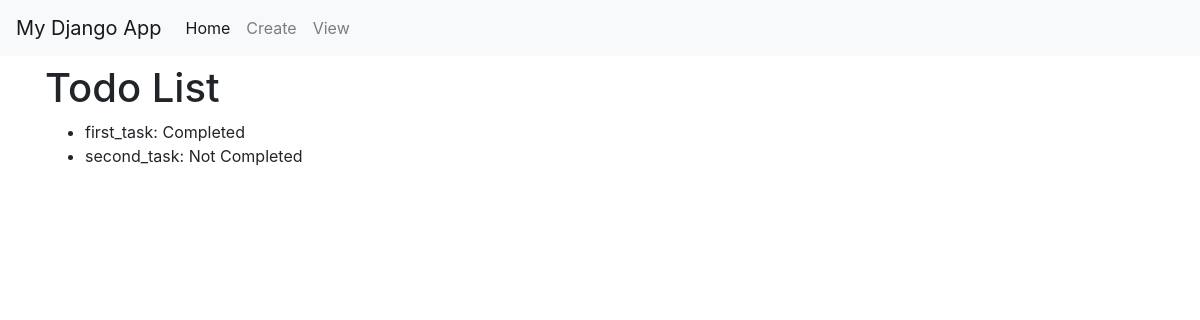
/todos/, run on an earlier commit of the app's database.
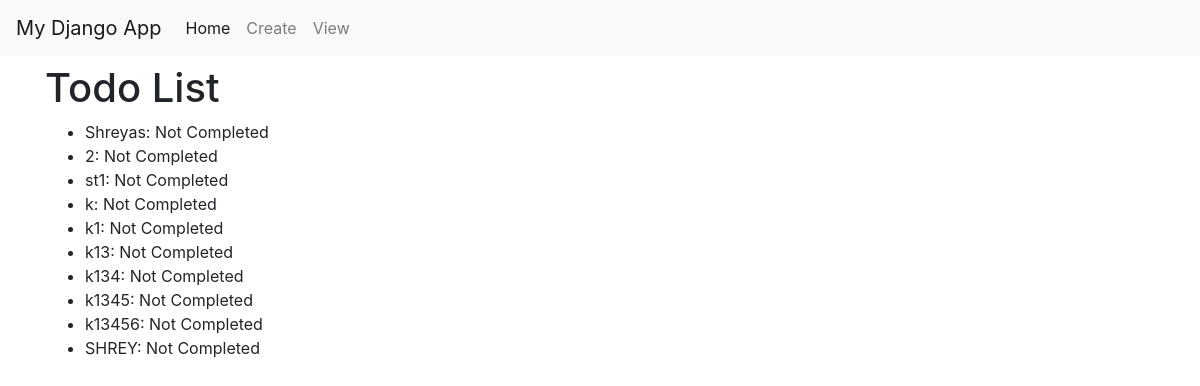
And on a later commit of the database.
### myapp/models.py (models this page shows, shortened)
class TodoItem(models.Model):
    title = models.CharField(max_length=200)
    completed = models.BooleanField(default=False)

### myapp/views.py (the view)
# urls.py: path("todos/", views.todos, name="Todos"),
def todos(request):
    items = TodoItem.objects.all()
    return render(request, "todos.html", {"todos": items})

### myapp/templates/todos.html
{% extends "base.html" %} {% block content %}
<h1>Todo List </h1>
<ul>
    {% for todo in todos %}
    <li>
        {{ todo.title }}: {% if todo.completed %}Completed{% else %}Not Completed {% endif %}
    </li>
    {% endfor %}
</ul>
{% endblock %}

### myapp/templates/base.html (shortened to what this page needs)
<!DOCTYPE html>
<html lang="en">
  <head>
    <link rel="stylesheet" href="https://stackpath.bootstrapcdn.com/bootstrap/4.3.1/css/bootstrap.min.css"  rel="stylesheet" />
  </head>
  <body>
    <nav class="navbar navbar-expand-lg navbar-light bg-light">
      <a class="navbar-brand" href="#">My Django App</a>
      <div class="collapse navbar-collapse" id="navbarNav">
        <ul class="navbar-nav">
          <li class="nav-item active">
            <a class="nav-link" href="/">Home</a>
          </li>
          <li class="nav-item">
            <a class="nav-link" href="/form">Create</a>
          </li>
          <li class="nav-item">
            <a class="nav-link" href="/todos">View</a>
          </li>
        </ul>
      </div>
    </nav>
    <div class="container">{% block content %} {% endblock %}</div>
    <link rel="stylesheet" href="https://maxcdn.bootstrapcdn.com/bootstrap/4.0.0/css/bootstrap.min.css">
  </body>
</html>

What changed in the data, as far as the page shows it:
changed TodoItem: title "first_task" → "Shreyas"; completed "Completed" → "Not Completed"
changed TodoItem (number 2 of 10 on the later page): title "second_task" → "2"
added TodoItem: title "st1", completed "Not Completed"
added TodoItem: title "k", completed "Not Completed"
added TodoItem: title "k1", completed "Not Completed"
added TodoItem: title "k13", completed "Not Completed"
added TodoItem: title "k134", completed "Not Completed"
added TodoItem: title "k1345", completed "Not Completed"
added TodoItem: title "k13456", completed "Not Completed"
added TodoItem: title "SHREY", completed "Not Completed"
